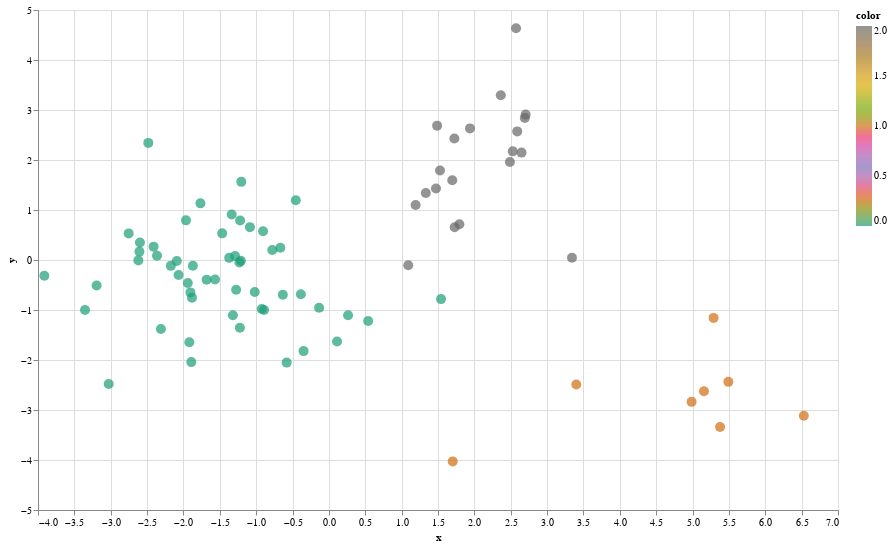

The code cell stored with this chart in its notebook:
### Code cell
model = AgglomerativeClustering(n_clusters=3)
colors = model.fit_predict(X)
projector = LinearDiscriminantAnalysis(n_components=2)
turkey_points = projector.fit_transform(X,colors)
interactiveDraw(turkey_points[:,0],turkey_points[:,1],data.dropna().iloc[:81,0],colors,(800,500))

### Figure 1 — Vega-Lite specification as saved in the notebook (floating-point values rounded to 4 significant figures)
{"config": {"view": {"continuousWidth": 300, "continuousHeight": 300}}, "data": {"name": "data-4a35c606a413c57f2655df5bd08e380f"}, "mark": {"type": "circle", "size": 100}, "encoding": {"color": {"field": "color", "scale": {"scheme": "dark2"}, "type": "quantitative"}, "tooltip": [{"field": "label", "type": "nominal"}], "x": {"field": "x", "type": "quantitative"}, "y": {"field": "y", "type": "quantitative"}}, "height": 500, "params": [{"name": "param_2", "select": {"type": "interval", "encodings": ["x", "y"]}, "bind": "scales"}], "width": 800, "$schema": "https://vega.github.io/schema/vega-lite/v5.14.1.json", "datasets": {"data-4a35c606a413c57f2655df5bd08e380f": [{"x": 2.573, "y": 4.636, "label": "İstanbul ", "color": 2}, {"x": -0.6337, "y": -0.6955, "label": "Tekirdağ", "color": 0}, {"x": 4.987, "y": -2.837, "label": "Edirne", "color": 1}, {"x": 1.542, "y": -0.782, "label": "Kırklareli ", "color": 0}, {"x": -2.091, "y": -0.02174, "label": "Balıkesir                  ", "color": 0}, {"x": 0.5399, "y": -1.222, "label": "Çanakkale", "color": 0}, {"x": 1.091, "y": -0.1064, "label": "İzmir ", "color": 2}, {"x": -1.211, "y": -0.01517, "label": "Aydın", "color": 0}, {"x": -2.605, "y": 0.1679, "label": "Denizli ", "color": 0}, {"x": -0.135, "y": -0.9559, "label": "Muğla", "color": 0}, {"x": -1.23, "y": -0.04787, "label": "Manisa", "color": 0}, {"x": -0.6677, "y": 0.2435, "label": "Afyonkarahisar  ", "color": 0}, {"x": -3.194, "y": -0.5099, "label": "Kütahya ", "color": 0}, {"x": -1.94, "y": -0.4594, "label": "Uşak", "color": 0}, {"x": -1.766, "y": 1.133, "label": "Bursa", "color": 0}, {"x": -2.753, "y": 0.5322, "label": "Eskişehir                 ", "color": 0}, {"x": 3.402, "y": -2.488, "label": "Bilecik", "color": 1}, {"x": 1.333, "y": 1.339, "label": "Kocaeli ", "color": 2}, {"x": -1.336, "y": 0.9093, "label": "Sakarya", "color": 0}, {"x": -1.467, "y": 0.5329, "label": "Düzce", "color": 0}, {"x": 0.1117, "y": -1.629, "label": "Bolu", "color": 0}, {"x": -1.221, "y": 0.7904, "label": "Yalova", "color": 0}, {"x": 1.725, "y": 2.429, "label": "Ankara ", "color": 2}, {"x": -2.067, "y": -0.2993, "label": "Konya", "color": 0}, {"x": -1.275, "y": -0.5948, "label": "Karaman", "color": 0}, {"x": -0.455, "y": 1.196, "label": "Antalya", "color": 0}, {"x": -1.682, "y": -0.3948, "label": "Isparta", "color": 0}, {"x": -1.567, "y": -0.3917, "label": "Burdur", "color": 0}, {"x": 2.364, "y": 3.295, "label": "Adana", "color": 2}, {"x": 1.527, "y": 1.791, "label": "Mersin", "color": 2}, {"x": 1.729, "y": 0.6543, "label": "Hatay", "color": 2}, {"x": -1.086, "y": 0.6571, "label": "Kahramanmaraş", "color": 0}, {"x": 0.2635, "y": -1.105, "label": "Osmaniye", "color": 0}, {"x": -1.291, "y": 0.08131, "label": "Kırıkkale", "color": 0}, {"x": -1.919, "y": -1.647, "label": "Aksaray", "color": 0}, {"x": -1.904, "y": -0.6482, "label": "Niğde", "color": 0}, {"x": -1.204, "y": 1.563, "label": "Nevşehir", "color": 0}, {"x": -0.5808, "y": -2.052, "label": "Kırşehir", "color": 0}, {"x": -2.411, "y": 0.2668, "label": "Kayseri", "color": 0}, {"x": -1.883, "y": -0.7525, "label": "Sivas", "color": 0}, {"x": -1.321, "y": -1.106, "label": "Yozgat", "color": 0}, {"x": -1.892, "y": -2.042, "label": "Zonguldak", "color": 0}, {"x": -2.173, "y": -0.1173, "label": "Karabük", "color": 0}, {"x": -2.599, "y": 0.3505, "label": "Bartın", "color": 0}, {"x": -2.483, "y": 2.342, "label": "Kastamonu", "color": 0}, {"x": -0.8916, "y": -0.9987, "label": "Çankırı", "color": 0}, {"x": -2.31, "y": -1.38, "label": "Sinop", "color": 0}, {"x": -3.913, "y": -0.3166, "label": "Samsun", "color": 0}, {"x": -2.62, "y": -0.007753, "label": "Tokat", "color": 0}, {"x": -2.364, "y": 0.08519, "label": "Çorum", "color": 0}, {"x": -3.028, "y": -2.48, "label": "Amasya", "color": 0}, {"x": -0.7785, "y": 0.1984, "label": "Trabzon", "color": 0}, {"x": -3.354, "y": -1.001, "label": "Ordu", "color": 0}, {"x": -1.87, "y": -0.1135, "label": "Giresun", "color": 0}, {"x": -0.9235, "y": -0.9803, "label": "Rize", "color": 0}, {"x": 1.794, "y": 0.7157, "label": "Artvin", "color": 2}, {"x": -1.965, "y": 0.7925, "label": "Gümüşhane", "color": 0}, {"x": -0.3482, "y": -1.822, "label": "Erzurum", "color": 0}, {"x": 2.705, "y": 2.908, "label": "Erzincan", "color": 2}, {"x": 2.589, "y": 2.572, "label": "Bayburt ", "color": 2}, {"x": 3.342, "y": 0.04404, "label": "Ağrı", "color": 2}, {"x": -0.3853, "y": -0.684, "label": "Kars", "color": 0}, {"x": -1.02, "y": -0.6413, "label": "Iğdır", "color": 0}, {"x": -1.224, "y": -1.354, "label": "Ardahan", "color": 0}, {"x": -0.9053, "y": 0.5749, "label": "Malatya", "color": 0}, {"x": -1.371, "y": 0.04294, "label": "Elâzığ", "color": 0}, {"x": 1.94, "y": 2.632, "label": "Bingöl", "color": 2}, {"x": 1.703, "y": -4.028, "label": "Tunceli", "color": 1}, {"x": 5.29, "y": -1.158, "label": "Van", "color": 1}, {"x": 2.528, "y": 2.173, "label": "Muş", "color": 2}, {"x": 5.493, "y": -2.437, "label": "Bitlis", "color": 1}, {"x": 6.53, "y": -3.116, "label": "Hakkari", "color": 1}, {"x": 1.488, "y": 2.687, "label": "Gaziantep", "color": 2}, {"x": 1.192, "y": 1.099, "label": "Adıyaman", "color": 2}, {"x": 5.157, "y": -2.627, "label": "Kilis", "color": 1}, {"x": 1.696, "y": 1.595, "label": "Şanlıurfa", "color": 2}, {"x": 2.694, "y": 2.838, "label": "Diyarbakır", "color": 2}, {"x": 1.472, "y": 1.43, "label": "Mardin", "color": 2}, {"x": 2.648, "y": 2.148, "label": "Batman", "color": 2}, {"x": 5.378, "y": -3.34, "label": "Şırnak", "color": 1}, {"x": 2.489, "y": 1.961, "label": "Siirt", "color": 2}]}}
